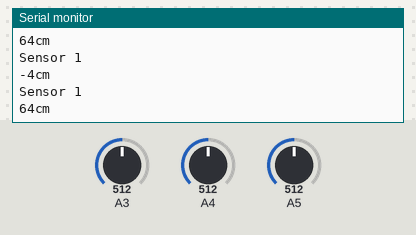
Bench run of a sketch on a simulated Arduino Uno, built with avr-gcc and run on an emulated ATmega328P. Parts: the last lines printed to the serial monitor. The test bench sets the inputs (shaded band); at power-on: A3 = 512, A4 = 512, A5 = 512.

Above: at 2.7 s.
2.8 s: A3 set to 540
At 3.4 s:
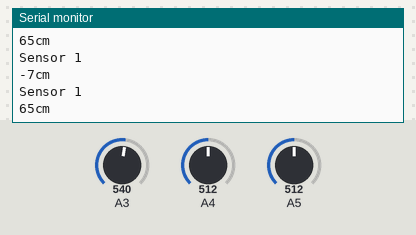
5.8 s: A3 set to 566
At 6.9 s:
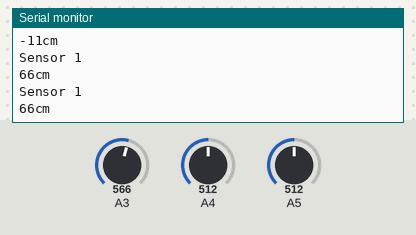
Timing chart, 0 to 8.8 s (numbered marks = the images above; inputs shaded):
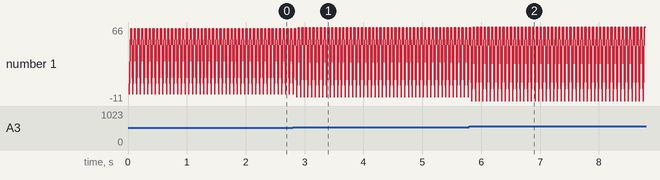

Measured:
- after the input at 2.8 s, the serial monitor: prints a new line after 0.07 s (image 1)
- after the input at 5.8 s, the serial monitor: prints a new line at once (image 2)
- plotted number 1: 64 → 65 after the input at 2.8 s, 65 → 66 after the input at 5.8 s

The sketch:

GP2Y0E03_Analogico.ino
```cpp
#define SHARP1 A3
#define SHARP2 A4
#define SHARP3 A5


void setup() {
     Serial.begin(9600) ;
 }
void loop() {
     int SIzq, SDer, SCen;

     SIzq = ReadS(SHARP1)  ;
     SIzq = map(SIzq,0,1023,0,500) ;
     SIzq = map(SIzq,50,220,50,4) ;
     Serial.println("Sensor 1");
     Serial.print(SIzq) ;
     Serial.println("cm") ;
     delay(10);

     SDer = ReadS(SHARP3)  ;
     SDer = map(SIzq,0,1023,0,500) ;
     SDer = map(SIzq,50,220,50,4) ;
     Serial.println("Sensor 1");
     Serial.print(SDer) ;
     Serial.println("cm") ;
     delay(10);


     SCen = ReadS(SHARP2)  ;
     SCen = map(SIzq,0,1023,0,500) ;
     SCen = map(SIzq,50,220,50,4) ;
     Serial.println("Sensor 1");
     Serial.print(SCen) ;
     Serial.println("cm") ;
     delay(10);

 }

int ReadS(int PinNo) {
     long ans ;
     int i ;

     ans = 0 ;
     for (i=0 ; i < 100 ; i++) {
          ans  = ans + analogRead(PinNo) ;
     }
     return ans/100 ;
}
```
